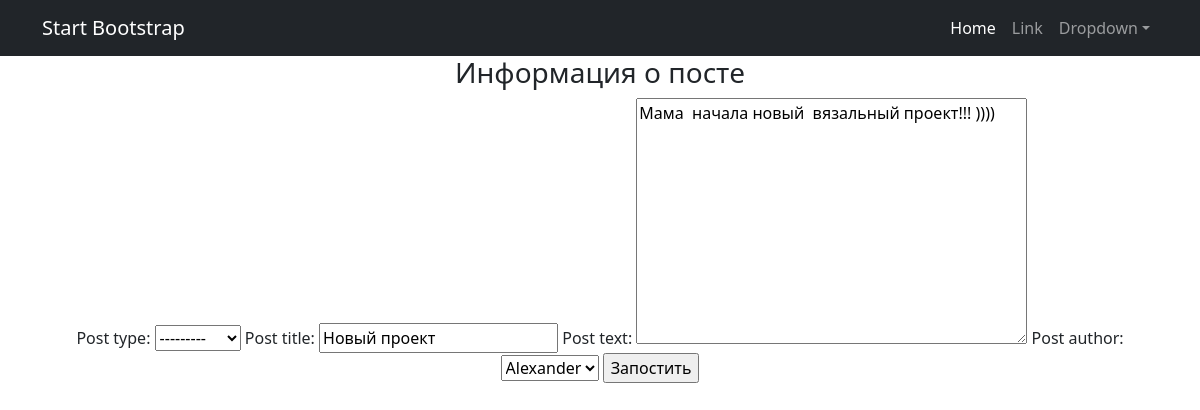
The page /news/create/9 on the database its author committed.
### news/models.py (models this page shows, shortened)
class Post(models.Model):
    article = 'AR'
    news = 'NW'
    TYPES = [(article, 'статья'), (news, 'новость')]
    post_author = models.ForeignKey(Author, on_delete=models.CASCADE)
    post_type = models.CharField(max_length=2, choices=TYPES)
    post_time_create = models.DateTimeField(auto_now_add=True)
    post_category = models.ManyToManyField(Category, through='PostCategory')
    post_title = models.CharField(max_length=255)
    post_text = models.TextField()
    post_rating = models.IntegerField(default=0)

### news/views.py (the view)
# urls.py: path('create/<int:pk>', PostUpdate.as_view(), name='post_update'),
class PostUpdate(UpdateView):
    template_name = 'post_create.html'
    form_class = PostForm
    def get_object(self, **kwargs):
        id = self.kwargs.get('pk')
        return Post.objects.get(pk=id)

### news/forms.py
class PostForm(ModelForm):
    class Meta:
        model = Post
        fields = ['post_type', 'post_title', 'post_text', 'post_author']

### news/models.py (called while the page is built)
    def __str__(self):
        return f'{self.author}'

### templates/post_create.html (shortened to what this page needs)
{% extends 'flatpages/default.html' %}
{% load custom_filters %}
{% block content %}
<h3>Информация о посте</h3>
<form method="POST">
    {{ form }}
    <input type="submit" value="Запостить">
</form>
{% endblock content %}

### rows shown on the page
Post: post_type "---------", post_title "Новый проект", post_text "Мама начала новый вязальный проект!!! ))))", post_author "Alexander"
